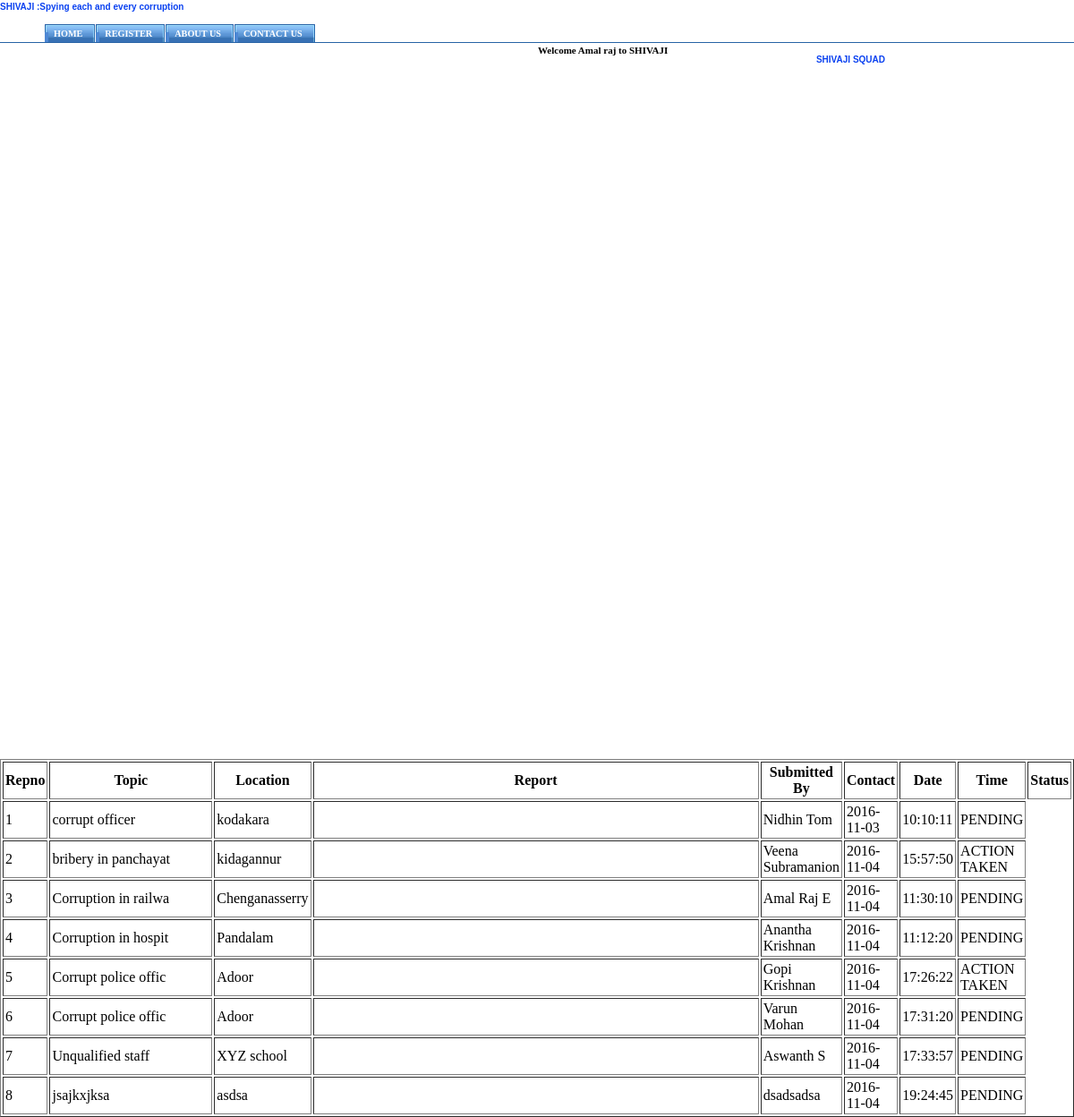
Page /squadaccount.php (signed in) on the committed database.
### tables this page shows
CREATE TABLE IF NOT EXISTS `report` (
  `repno` int(5) NOT NULL AUTO_INCREMENT,
  `topic` varchar(30) NOT NULL,
  `location` varchar(15) NOT NULL,
  `body` text NOT NULL,
  `name` varchar(20) NOT NULL,
  `contact` bigint(15) NOT NULL,
  `date` date NOT NULL,
  `time` time NOT NULL,
  `status` varchar(15) NOT NULL,
  PRIMARY KEY (`repno`)
);

### squadaccount.php (the view, shortened to what this page needs)
<?php require 'connections/connect.php';?>
<head>
<link href="css/Master.css" rel="stylesheet" type="text/css" />
 <link href="css/Menu.css" rel="stylesheet" type="text/css" />
</head>
<body>
<h1>SHIVAJI :Spying each and every corruption</h1>
<div id="tabs">
  <ul>
    <li><a href="#"><span>HOME</span></a></li>
    <li><a href="#"><span>REGISTER</span></a></li>
    <li><a href="#"><span>ABOUT US</span></a></li>
    <li><a href="#"><span>CONTACT US</span></a></li>
     </ul>
</div>
<div>
<div id="Pageheading">
  <h1>SHIVAJI SQUAD</h1>
</div>
<div id = "user">
<div class="LeftBody">&nbsp;</div>
  <div class="Rightbody">Welcome
 <?php echo $_SESSION["name"];	?>
  to SHIVAJI</div>
</div>
<?php
$stmt = $con->query("SELECT * FROM report");
echo "<table border='1' cellpadding='2' cellspacing='2'";echo "<table border='1' cellpadding='2' cellspacing='2'";
echo "<tr><th>Repno</th><th>Topic</th><th>Location</th><th>Report</th><th>Submitted By</th><th>Contact</th><th>Date</th><th>Time</th><th>Status</th></tr>";
while($row = $stmt->fetch_array()) {
    $repno = $row['repno'];
    $topic = $row['topic'];
    $location = $row['location'];
    $name= $row['name'];
    $date = $row['date'];
    $time = $row['time'];
    $status = $row['status'];
    echo "<tr><td>".$repno."</td><td style='width: 200px;'>".$topic."</td><td>".$location."</td><td style='width: 600px;'>".$Report."</td><td>".$name."</td><td>".$date."</td><td>".$time."</td><td>".$status."</td></tr>";
}
?>

### css/Master.css (style rules this page uses)
body { margin: 0px; padding: 0px; }
#Pageheading { height:100px; padding:11px; float: right; margin-right: 200px; }
.LeftBody { width: 260px; float: left; height: 400px; }
.Rightbody { width:300px;float:right; height:800; }

### css/Menu.css (style rules this page uses)
body { font: bold 11px/1.5em Verdana; }
h1 { font-family: Verdana, Arial, Helvetica, sans-serif; font-size: 10px; font-weight: bold; margin: 0; padding: 0; text-align: left; color: #0A41F0; }
#tabs { float:left; width:100%; font-size:93%; border-bottom:1px solid #2763A5; line-height:normal; }
#tabs ul { margin:0; padding:10px 10px 0 50px; list-style:none; }
#tabs li { display:inline; margin:0; padding:0; }
#tabs a { float:left; background:url("tableft.gif") no-repeat left top; margin:0; padding:0 0 0 4px; text-decoration:none; }
#tabs a span { float:left; display:block; background:url("tabright.gif") no-repeat right top; padding:5px 15px 4px 6px; color:#FFF; }
#tabs a span { float:none; }

### rows in the picture
report: repno "1", topic "corrupt officer", location "kodakara", name "Nidhin Tom", date "2016-11-03", time "10:10:11", status "PENDING"
report: repno "2", topic "bribery in panchayat", location "kidagannur", name "Veena Subramanion", date "2016-11-04", time "15:57:50", status "ACTION TAKEN"
report: repno "3", topic "Corruption in railwa", location "Chenganasserry", name "Amal Raj E", date "2016-11-04", time "11:30:10", status "PENDING"
report: repno "4", topic "Corruption in hospit", location "Pandalam", name "Anantha Krishnan", date "2016-11-04", time "11:12:20", status "PENDING"
report: repno "5", topic "Corrupt police offic", location "Adoor", name "Gopi Krishnan", date "2016-11-04", time "17:26:22", status "ACTION TAKEN"
report: repno "6", topic "Corrupt police offic", location "Adoor", name "Varun Mohan", date "2016-11-04", time "17:31:20", status "PENDING"
report: repno "7", topic "Unqualified staff", location "XYZ school", name "Aswanth S", date "2016-11-04", time "17:33:57", status "PENDING"
report: repno "8", topic "jsajkxjksa", location "asdsa", name "dsadsadsa", date "2016-11-04", time "19:24:45", status "PENDING"

### other values in the picture
$_SESSION["name"] "Amal raj"
